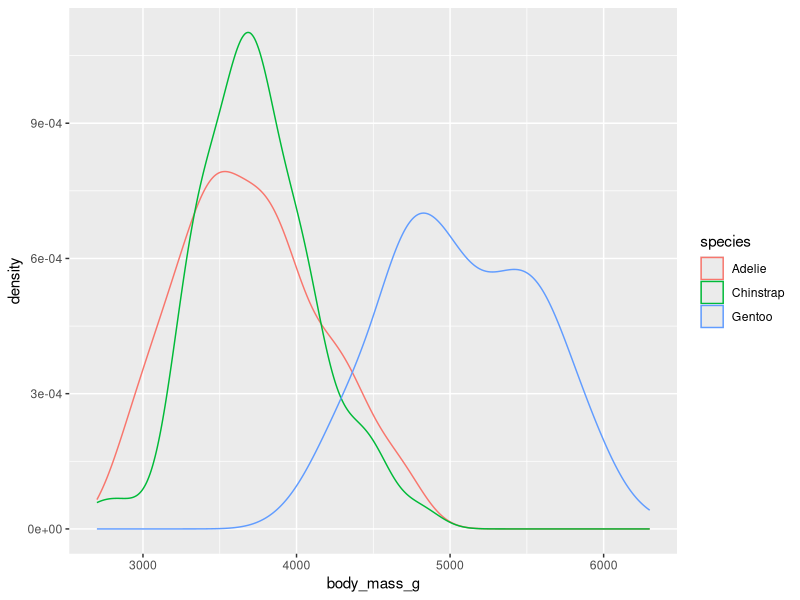
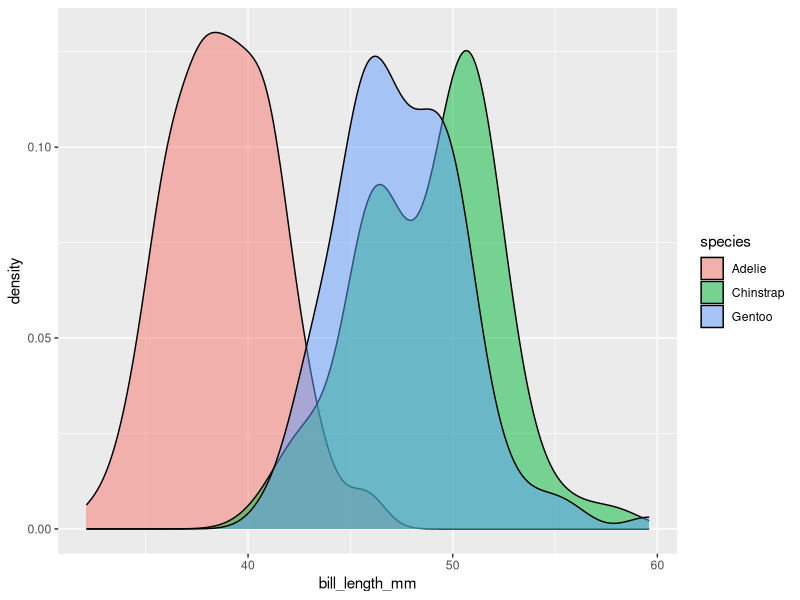
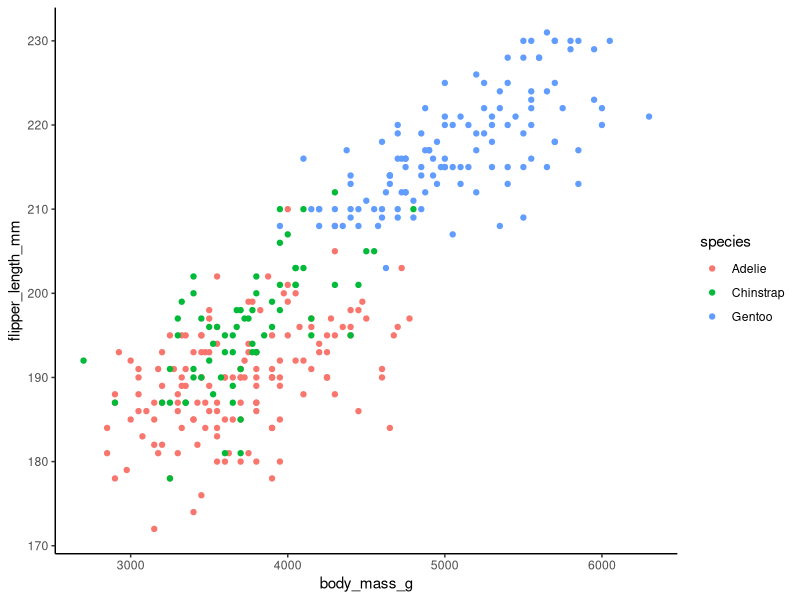
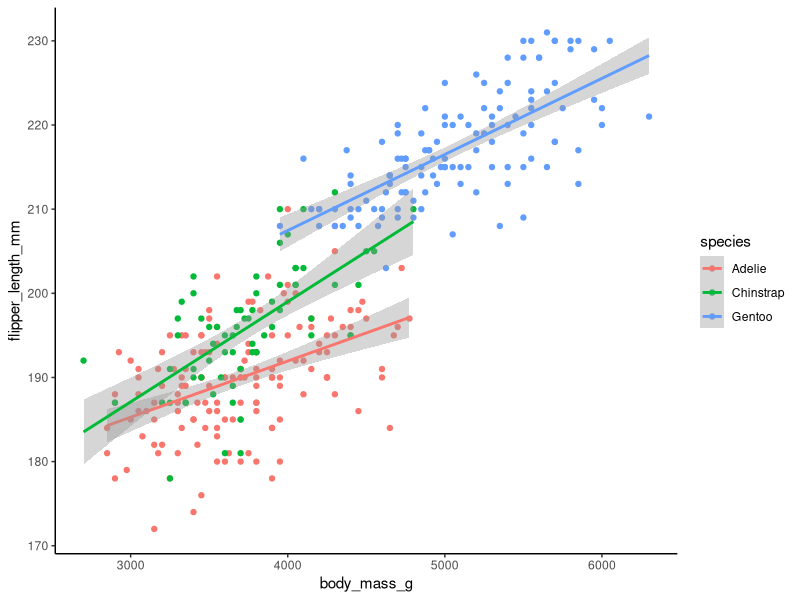
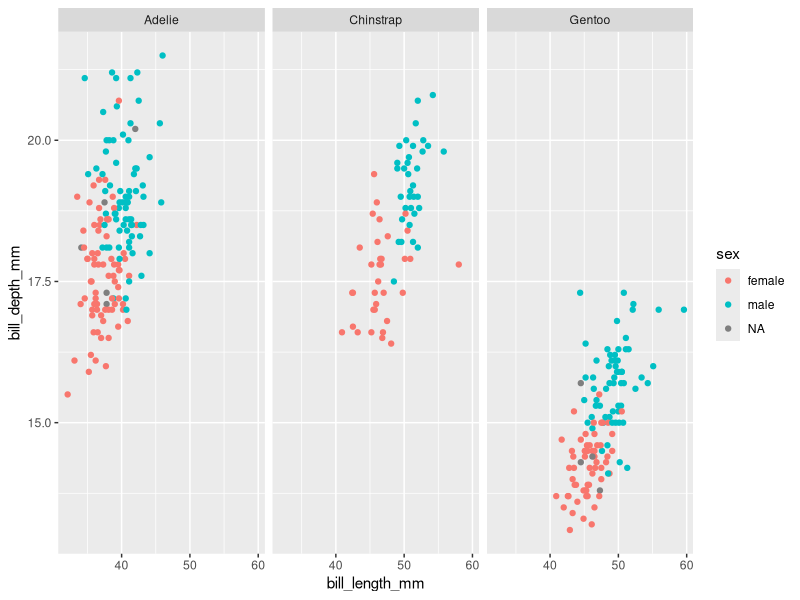
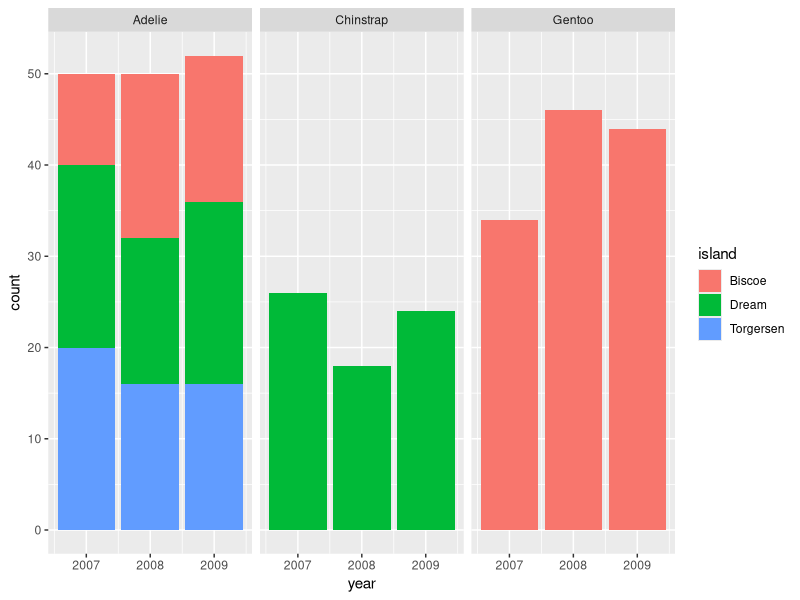

Recreate these plots in R, in order.
## ---- chunk 1
knitr::opts_chunk$set(echo = TRUE)
## ---- chunk 2
install.packages("palmerpenguins")
library (palmerpenguins)
library(tidyverse)

View(penguins)
dim(penguins)
ncol(penguins)
head(penguins)
?penguins
## ---- chunk 3
ggplot(penguins)+
  geom_density(mapping = aes(x=body_mass_g, color=species))
## ---- chunk 4
ggplot(penguins)+
  geom_density(mapping = aes(x=bill_length_mm, fill=species), alpha=0.5)
## ---- chunk 5
ggplot(penguins)+
  geom_point(mapping = aes(x=body_mass_g, y=flipper_length_mm, color=species))+
  theme_classic()
## ---- chunk 6
ggplot(penguins)+
  geom_point(mapping = aes(x=body_mass_g, y=flipper_length_mm, color=species))+
 geom_smooth(mapping = aes(x=body_mass_g, y=flipper_length_mm, color=species), method = 'lm')+
  theme_classic()
## ---- chunk 7
ggplot(penguins)+
  geom_point(mapping = aes(x=bill_length_mm, y=bill_depth_mm, colour = sex))+
  facet_wrap(~species)+
  theme_get()
## ---- chunk 8
ggplot(penguins)+
  geom_bar(mapping = aes(x=year, fill= island))+
  facet_wrap(~species)
